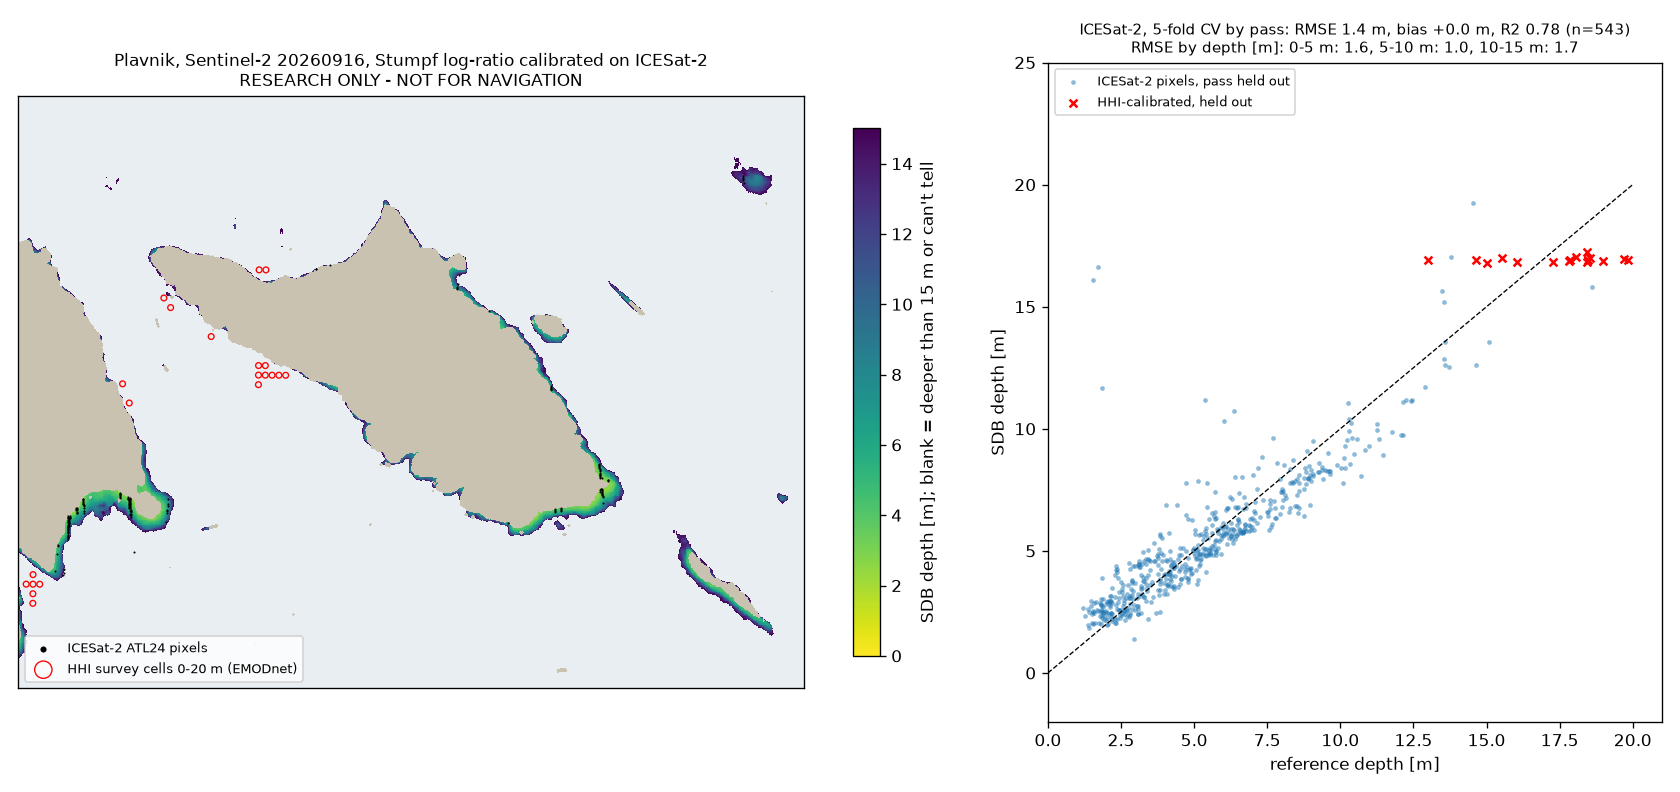

The Python source for this figure:
"""Satellite-derived bathymetry (SDB) prototype for Plavnik (Cres-Krk).

Stumpf et al. (2003) log-ratio: ratio = ln(n*B02) / ln(n*B03), depth = m1*ratio + m0,
calibrated (a) on EMODnet cells that come from a real echo-sounder survey and
(b) on ICESat-2 ATL24 laser bathymetry photons, validated by leaving whole ICESat-2 passes out.

Usage (from the repo root):
    python3 -m venv .venv-sdb && .venv-sdb/bin/pip install numpy rasterio matplotlib sliderule
    .venv-sdb/bin/python research/sdb/sdb_plavnik.py [SCENE_ID ...]

Downloads (cached in research/sdb/data/, not committed):
  * Sentinel-2 L2A B02/B03/B08 window from the public Element84 Earth Search STAC
    (AWS sentinel-cogs bucket, no login).
  * EMODnet Bathymetry DTM 2024 depth grid (WCS) and the source of each 0-20 m cell (REST).
  * ICESat-2 ATL24 bathymetry photons via the public SlideRule Earth service (no login).
Writes research/sdb/results.json and research/sdb/sdb_plavnik.png. The map layer for the whole
coast is built by sdb_hr.py.
"""
import json
import os
import sys
import time
import urllib.request
from pathlib import Path

os.environ.setdefault("GDAL_DISABLE_READDIR_ON_OPEN", "EMPTY_DIR")
os.environ.setdefault("AWS_NO_SIGN_REQUEST", "YES")

import numpy as np
import rasterio
from rasterio.transform import rowcol, xy
from rasterio.warp import transform, transform_bounds
from rasterio.windows import from_bounds

HERE = Path(__file__).resolve().parent
DATA = HERE / "data"
BBOX = (14.42, 44.91, 14.62, 45.03)  # lon/lat: Plavnik with the facing Cres and Krk coasts
SCENES = ["S2B_33TVK_20260916_0_L2A", "S2A_33TVK_20250918_1_L2A"]  # lowest NIR glint of the clear scenes screened
STAC = "https://earth-search.aws.element84.com/v1/collections/sentinel-2-l2a/items/"
WCS = ("https://ows.emodnet-bathymetry.eu/wcs?service=WCS&version=2.0.1&request=GetCoverage"
       "&coverageId=emodnet__mean&format=image/tiff"
       f"&subset=Lat({BBOX[1]},{BBOX[3]})&subset=Long({BBOX[0]},{BBOX[2]})")
# Only this source is an echo-sounder survey (Croatian Hydrographic Institute, multibeam +
# singlebeam 1951-2017, 225 m DTM, LAT). 'croatia2003' is EOMAP's own Sentinel-2 SDB, so
# calibrating on it would be circular; GEBCO2024 is a global interpolation.
SURVEYED = {"Pula_Rijeka_Cres_Dubrovnik"}
N = 1000.0          # Stumpf constant (keeps both logs positive for reflectance 0.001-0.1)
NIR_LAND = 0.02     # B08 reflectance above this = land / emergent rock
MIN_WATER_FRAC = 0.9  # an EMODnet cell is used only if >=90 % of its 10 m pixels are water
DEPTH_MAX = 20.0
MAP_MAX = 15.0        # the map stops here: only ~7 % of ICESat-2 calibration pixels are deeper than 10 m
IS2_MIN_CONF = 0.9    # ATL24 photon confidence; lower values let many false 'bottom' returns in
IS2_MIN_PHOTONS = 3   # photons needed in a 10 m pixel before its median depth is used
FALSE_BOTTOM_M = 30.0  # HHI survey deeper than this => an ICESat-2 'bottom' photon there is false
N_FOLDS = 5           # cross-validation folds, grouped by ICESat-2 pass (date + beam)


def fetch(url, path):
    if not path.exists():
        DATA.mkdir(exist_ok=True)
        urllib.request.urlretrieve(url, path)
    return path


def load_s2(scene):
    out = DATA / f"{scene}.tif"
    if not out.exists():
        item = json.load(urllib.request.urlopen(STAC + scene))
        # Earth Search sets earthsearch:boa_offset_applied=True: DN*1e-4 is already reflectance,
        # the -0.1 'offset' in raster:bands must NOT be applied again (it gives negative water).
        assert item["properties"].get("earthsearch:boa_offset_applied") is True
        bands, prof = [], None
        for key in ("blue", "green", "nir"):
            with rasterio.open(item["assets"][key]["href"]) as ds:
                win = from_bounds(*transform_bounds("EPSG:4326", ds.crs, *BBOX), ds.transform).round_offsets().round_lengths()
                bands.append(ds.read(1, window=win))
                if prof is None:
                    prof = dict(driver="GTiff", dtype="uint16", count=3, crs=ds.crs,
                                transform=ds.window_transform(win), height=bands[0].shape[0], width=bands[0].shape[1])
        DATA.mkdir(exist_ok=True)
        with rasterio.open(out, "w", **prof) as dst:
            dst.write(np.stack(bands))
    with rasterio.open(out) as ds:
        b, g, n = (ds.read(i).astype("f4") * 1e-4 for i in (1, 2, 3))
        return b, g, n, ds.transform, ds.crs


def load_icesat2():
    """ATL24 bathymetry photons (class 40) in BBOX: lon, lat, depth below the sea surface [m]."""
    out = DATA / "icesat2_atl24.csv"
    if not out.exists():
        from sliderule import sliderule  # only needed for the first download
        sliderule.init()
        x0, y0, x1, y1 = BBOX
        aoi = [dict(lon=x0, lat=y0), dict(lon=x1, lat=y0), dict(lon=x1, lat=y1), dict(lon=x0, lat=y1), dict(lon=x0, lat=y0)]
        gdf = sliderule.run("atl24x", {}, aoi=aoi)
        gdf = gdf[gdf["class_ph"] == 40]
        df = dict(lon=gdf.geometry.x.values, lat=gdf.geometry.y.values,
                  depth=(gdf["surface_h"] - gdf["ortho_h"]).values,  # ATL24 heights are refraction-corrected
                  confidence=gdf["confidence"].values,
                  track=[f"{t.date()}_gt{gt}" for t, gt in zip(gdf.index, gdf["gt"])])
        DATA.mkdir(exist_ok=True)
        with open(out, "w") as f:
            f.write("lon,lat,depth,confidence,track\n")
            for row in zip(*df.values()):
                f.write("%.7f,%.7f,%.3f,%.4f,%s\n" % row)
    a = np.genfromtxt(out, delimiter=",", names=True, dtype=None, encoding="utf-8")
    return a[np.isfinite(a["depth"])]


def icesat2_photons(ref):
    """Confident ATL24 photons, minus false bottoms: photons in an EMODnet cell that the HHI
    echo-sounder survey puts deeper than FALSE_BOTTOM_M (ATL24 does return isolated 'bottoms'
    at 8-16 m over 40-80 m deep water). Also returns the EMODnet cell of every photon."""
    a = load_icesat2()
    a = a[(a["confidence"] >= IS2_MIN_CONF) & (a["depth"] > 0)]
    r, c = (np.asarray(v) for v in rowcol(ref["transform"], a["lon"], a["lat"]))
    inb = (r >= 0) & (r < ref["shape"][0]) & (c >= 0) & (c < ref["shape"][1])
    a, cell = a[inb], (r * ref["shape"][1] + c)[inb]
    tag_sources(ref, np.unique(cell))
    false = np.isin(ref["src"][cell], list(SURVEYED)) & (ref["depth"][cell] > FALSE_BOTTOM_M)
    return a[~false], cell[~false], int(false.sum()), int(np.unique(cell[false]).size)


def icesat2_pixels(a, ratio, tr, crs):
    """Median ICESat-2 depth per 10 m Sentinel-2 pixel (>= IS2_MIN_PHOTONS photons)."""
    x, y = transform("EPSG:4326", crs, a["lon"], a["lat"])
    r, c = (np.asarray(v) for v in rowcol(tr, x, y))
    ok = (r >= 0) & (r < ratio.shape[0]) & (c >= 0) & (c < ratio.shape[1])
    pix, dep, trk = r[ok] * ratio.shape[1] + c[ok], a["depth"][ok], a["track"][ok]
    u, inv, cnt = np.unique(pix, return_inverse=True, return_counts=True)
    med = np.array([np.median(dep[inv == k]) for k in range(u.size)])
    first = np.array([trk[inv == k][0] for k in range(u.size)])
    keep = (cnt >= IS2_MIN_PHOTONS) & np.isfinite(ratio.ravel()[u])
    return dict(pix=u[keep], depth=med[keep], track=first[keep], ratio=ratio.ravel()[u[keep]],
                n_photons=int(dep.size), n_tracks=int(np.unique(first[keep]).size))


def icesat2_experiment(ref, ratio, tr, crs, r_deep):
    a, _, n_false, n_false_cells = icesat2_photons(ref)
    p = icesat2_pixels(a, ratio, tr, crs)
    tracks = np.unique(p["track"])
    fold_of = dict(zip(np.random.default_rng(0).permutation(tracks), np.arange(tracks.size) % N_FOLDS))
    fold = np.array([fold_of[t] for t in p["track"]])
    oof = np.full(p["depth"].size, np.nan)
    for k in range(N_FOLDS):
        m1, m0 = fit(p["ratio"][fold != k], p["depth"][fold != k])
        oof[fold == k] = m1 * p["ratio"][fold == k] + m0
    m1, m0 = fit(p["ratio"], p["depth"])
    res = dict(false_bottom_photons_removed=n_false, false_bottom_cells=n_false_cells, n_photons_used=p["n_photons"], n_pixels=int(p["depth"].size), n_tracks=p["n_tracks"],
               depth_p10_p50_p90=np.percentile(p["depth"], [10, 50, 90]).round(1).tolist(),
               r_pearson=float(np.corrcoef(p["ratio"], p["depth"])[0, 1]),
               cv_by_track=stats(oof, p["depth"]),
               cv_by_depth={f"{lo}-{hi} m": stats(oof[sel], p["depth"][sel])
                            for lo, hi in ((0, 5), (5, 10), (10, 15), (15, 25))
                            if (sel := (p["depth"] > lo) & (p["depth"] <= hi)).sum() >= 5},
               # the dangerous error for anchoring: SDB says deeper than it is
               n_sdb_deeper_by_2m=int((oof - p["depth"] > 2).sum()),
               n_sdb_deeper_by_5m=int((oof - p["depth"] > 5).sum()),
               model_all=dict(m1=float(m1), m0=float(m0)),
               max_resolvable_depth_m=float(m1 * r_deep + m0))
    return res, (m1, m0), dict(pix=p["pix"], depth=p["depth"], oof=oof)


def icesat2_vs_emodnet(ref):
    """How far each EMODnet source is from ICESat-2 (cell medians, confident photons, 0-20 m)."""
    a, cell, _, _ = icesat2_photons(ref)
    dep = a["depth"]
    out = {}
    cells = np.unique(cell)
    is2 = np.array([np.median(dep[cell == k]) for k in cells])
    # select on the ICESat-2 depth, not on EMODnet's, so cells EMODnet puts too deep are included
    sel = (is2 <= DEPTH_MAX) & (ref["depth"][cells] > 0)
    for s in set(ref["src"][cells[sel]]):
        m = sel & (ref["src"][cells] == s)
        if m.sum() >= 5:
            out[s or "(none)"] = stats(ref["depth"][cells[m]], is2[m])  # error = EMODnet - ICESat-2
    return out


def stumpf_ratio(b, g, nir):
    water = (nir < NIR_LAND) & (b > 0) & (g > 0)
    # drop the first water pixel next to land (mixed pixels, adjacency effect)
    land = ~water
    near = land.copy()
    near[1:] |= land[:-1]; near[:-1] |= land[1:]; near[:, 1:] |= land[:, :-1]; near[:, :-1] |= land[:, 1:]
    water &= ~near
    with np.errstate(invalid="ignore", divide="ignore"):
        r = np.log(N * b) / np.log(N * g)
    r[~water] = np.nan
    # 5x5 (50 m) median against sensor noise, striping and small waves; land stays NaN.
    win = np.lib.stride_tricks.sliding_window_view(np.pad(r, 2, constant_values=np.nan), (5, 5))
    with np.errstate(all="ignore"):
        import warnings
        warnings.simplefilter("ignore", RuntimeWarning)
        r = np.where(water, np.nanmedian(win.reshape(*r.shape, 25), axis=-1), np.nan)
    return r, water


def rest_source(lon, lat):
    """Source identifier of one EMODnet DTM cell, via the REST API (sequential, polite, retried)."""
    url = f"https://rest.emodnet-bathymetry.eu/depth_sample?geom=POINT({lon:.6f}%20{lat:.6f})"
    for attempt in range(6):
        try:
            r = json.load(urllib.request.urlopen(url, timeout=30))
            return (r.get("reference") or {}).get("identifier") or ""
        except Exception:
            time.sleep(5 * (attempt + 1))
    raise RuntimeError(url)


def emodnet_reference():
    """EMODnet DTM 2024 depth grid (WCS) plus the source of every 0-20 m cell (REST, cached).

    The WFS source_references polygons overlap and disagreed with the REST answer in a
    60-cell spot check, so the per-cell REST 'reference.identifier' is used instead.
    """
    tif = fetch(WCS, DATA / "emodnet_mean.tif")
    with rasterio.open(tif) as ds:
        elev, tr = ds.read(1), ds.transform
    rows, cols = np.indices(elev.shape)
    lon, lat = (np.asarray(v) for v in xy(tr, rows.ravel(), cols.ravel()))
    depth = -elev.ravel()
    ref = dict(lon=lon, lat=lat, depth=depth, src=np.full(depth.size, "", dtype=object), transform=tr, shape=elev.shape)
    tag_sources(ref, np.flatnonzero((depth > 0) & (depth <= DEPTH_MAX)))
    return ref


def tag_sources(ref, cells):
    """Fill ref['src'] for the given cell indices from the REST API, cached on disk."""
    cache_path = DATA / "emodnet_sources_rest.json"
    cache = json.loads(cache_path.read_text()) if cache_path.exists() else {}
    for k, i in enumerate(cells):
        key = f"{ref['lon'][i]:.6f},{ref['lat'][i]:.6f}"
        if key not in cache:
            cache[key] = rest_source(ref["lon"][i], ref["lat"][i])
            time.sleep(0.15)
            if k % 200 == 0:
                cache_path.write_text(json.dumps(cache))
                print(f"EMODnet REST {k}/{len(cells)}", file=sys.stderr, flush=True)
        ref["src"][i] = cache[key]
    cache_path.write_text(json.dumps(cache))


def cell_ratios(ref, ratio, water, s2_tr, s2_crs):
    """Median Stumpf ratio of the S2 pixels inside every EMODnet cell (cells are ~115 x 80 m)."""
    rows, cols = np.indices(ratio.shape)
    x, y = xy(s2_tr, rows.ravel(), cols.ravel())
    lon, lat = transform(s2_crs, "EPSG:4326", x, y)
    r, c = rowcol(ref["transform"], lon, lat)
    cell = np.asarray(r) * ref["shape"][1] + np.asarray(c)
    ok = (np.asarray(r) >= 0) & (np.asarray(r) < ref["shape"][0]) & (np.asarray(c) >= 0) & (np.asarray(c) < ref["shape"][1])
    cell, wat, rat = cell[ok], water.ravel()[ok], ratio.ravel()[ok]
    n_all = np.bincount(cell, minlength=ref["depth"].size)
    n_wat = np.bincount(cell, weights=wat, minlength=ref["depth"].size)
    med = np.full(ref["depth"].size, np.nan)
    order = np.argsort(cell[wat]); cw, rw = cell[wat][order], rat[wat][order]
    starts = np.r_[0, np.flatnonzero(np.diff(cw)) + 1]
    for s, e in zip(starts, np.r_[starts[1:], len(cw)]):
        med[cw[s]] = np.median(rw[s:e])
    frac = np.divide(n_wat, n_all, out=np.zeros_like(n_wat), where=n_all > 0)
    return med, frac


def fit(r, d):
    m1, m0 = np.polyfit(r, d, 1)
    return m1, m0


def stats(pred, obs):
    e = pred - obs
    return dict(n=int(e.size), rmse=float(np.sqrt(np.mean(e ** 2))), bias=float(np.mean(e)),
                mae=float(np.mean(np.abs(e))), p95_abs=float(np.percentile(np.abs(e), 95)), r2=float(1 - np.sum(e ** 2) / np.sum((obs - obs.mean()) ** 2)))


def run(scene, ref):
    b, g, nir, tr, crs = load_s2(scene)
    ratio, water = stumpf_ratio(b, g, nir)
    med, frac = cell_ratios(ref, ratio, water, tr, crs)
    base = (frac >= MIN_WATER_FRAC) & np.isfinite(med) & (ref["depth"] > 0) & (ref["depth"] <= DEPTH_MAX)
    sel = base & np.isin(ref["src"], list(SURVEYED))
    idx = np.flatnonzero(sel)
    res = dict(scene=scene, n_surveyed_0_20=int(idx.size),
               n_by_source_0_20={s: int((base & (ref["src"] == s)).sum()) for s in set(ref["src"][base])})
    if idx.size < 10:
        res["verdict"] = "too few surveyed points to calibrate"
        return res, ratio, water, tr, crs, None
    d, r = ref["depth"][idx], med[idx]
    # Hold-out 1: random 30 %. Hold-out 2: spatial, west vs east of the median longitude
    # (neighbouring 115 m cells are correlated, so the random split is optimistic).
    rng = np.random.default_rng(0)
    test = np.zeros(idx.size, bool); test[rng.choice(idx.size, max(3, idx.size * 3 // 10), replace=False)] = True
    m1, m0 = fit(r[~test], d[~test])
    res["random_holdout"] = stats(m1 * r[test] + m0, d[test])
    lon = ref["lon"][idx]; east = lon > np.median(lon)
    sp = []
    for tr_mask in (east, ~east):
        a1, a0 = fit(r[~tr_mask], d[~tr_mask])
        sp.append(stats(a1 * r[tr_mask] + a0, d[tr_mask]))
    res["spatial_holdout_west_east"] = sp
    m1, m0 = fit(r, d)
    res["model_all"] = dict(m1=float(m1), m0=float(m0), r_pearson=float(np.corrcoef(r, d)[0, 1]),
                            in_sample=stats(m1 * r + m0, d))
    res["survey_depth_p0_p10_p50_p90_p100"] = np.percentile(d, [0, 10, 50, 90, 100]).round(1).tolist()
    # Experiment B: calibrate on EOMAP's Sentinel-2 SDB ('croatia2003', NOT a survey) and test the
    # result on the independent HHI survey cells. Shows whether the ratio has usable shape at all.
    eo = np.flatnonzero(base & (ref["src"] == "croatia2003"))
    b1, b0 = fit(med[eo], ref["depth"][eo])
    res["eomap_calibrated"] = dict(m1=float(b1), m0=float(b0), n_calib=int(eo.size),
                                   r_pearson_ratio_vs_eomap=float(np.corrcoef(med[eo], ref["depth"][eo])[0, 1]),
                                   vs_hhi_survey=stats(b1 * r + b0, d))
    # Optically deep limit: ratio of cells that are certainly deep (EMODnet > 50 m, any source).
    # Pixels with a ratio at or above the 10th percentile of that are indistinguishable from deep water.
    deep = (frac >= MIN_WATER_FRAC) & np.isfinite(med) & (ref["depth"] > 50)
    r_deep = float(np.percentile(med[deep], 10))
    res["deep_water_ratio_p10_p50"] = [r_deep, float(np.median(med[deep]))]
    res["max_resolvable_depth_m"] = dict(eomap_model=float(b1 * r_deep + b0))
    res["hhi_cells_beyond_optical_limit"] = int((r >= r_deep).sum())
    res["icesat2"], is2_model, is2_pts = icesat2_experiment(ref, ratio, tr, crs, r_deep)
    res["calib_points"] = dict(lon=lon.tolist(), lat=ref["lat"][idx].tolist(), depth=d.tolist(), ratio=r.tolist(),
                               test=test.tolist())
    return res, ratio, water, tr, crs, dict(survey=(m1, m0), eomap=(b1, b0), icesat2=is2_model, is2_pts=is2_pts, r_deep=r_deep)


def plot(res, ratio, water, tr, crs, models, out):
    import matplotlib
    matplotlib.use("Agg")
    import matplotlib.pyplot as plt
    from matplotlib.colors import ListedColormap

    fig, (ax, ax2) = plt.subplots(1, 2, figsize=(14, 6.6), gridspec_kw=dict(width_ratios=[1.6, 1]))
    h, w = ratio.shape
    ext = (tr.c, tr.c + tr.a * w, tr.f + tr.e * h, tr.f)
    ax.set_facecolor("#e8eef2")
    ax.imshow(np.where(water, np.nan, 1.0), extent=ext, cmap=ListedColormap(["#c9c2b0"]), interpolation="nearest")
    # Map: calibrated on ICESat-2 (the only reference with real shallow depths here).
    m1, m0 = models["icesat2"]
    depth = m1 * ratio + m0
    depth[(depth < 0) | (depth > MAP_MAX) | (ratio >= models["r_deep"])] = np.nan
    im = ax.imshow(depth, extent=ext, cmap="viridis_r", vmin=0, vmax=MAP_MAX, interpolation="nearest")
    fig.colorbar(im, ax=ax, shrink=0.8, label=f"SDB depth [m]; blank = deeper than {MAP_MAX:.0f} m or can't tell")
    pts = models["is2_pts"]
    rr, cc = np.divmod(pts["pix"], w)
    ax.scatter(tr.c + (cc + 0.5) * tr.a, tr.f + (rr + 0.5) * tr.e, s=1.5, c="k", lw=0, label="ICESat-2 ATL24 pixels")
    cp = res["calib_points"]
    x, y = transform("EPSG:4326", crs, cp["lon"], cp["lat"])
    ax.scatter(x, y, s=12, facecolors="none", edgecolors="red", lw=0.8, label="HHI survey cells 0-20 m (EMODnet)")
    ax.legend(loc="lower left", fontsize=8, markerscale=3)
    (x0, x1), (y0, y1) = transform("EPSG:4326", crs, [14.465, 14.585], [44.935, 45.0])
    ax.set(xlim=(x0, x1), ylim=(y0, y1), xticks=[], yticks=[])
    ax.set_title(f"Plavnik, Sentinel-2 {res['scene'][10:18]}, Stumpf log-ratio calibrated on ICESat-2\n"
                 "RESEARCH ONLY - NOT FOR NAVIGATION", fontsize=10)

    ax2.scatter(pts["depth"], pts["oof"], s=8, c="tab:blue", alpha=0.5, lw=0, label="ICESat-2 pixels, pass held out")
    d, r = np.array(cp["depth"]), np.array(cp["ratio"])
    s1, s0 = models["survey"]
    t = np.array(cp["test"])
    ax2.scatter(d[t], s1 * r[t] + s0, s=22, marker="x", c="red", label="HHI-calibrated, held out")
    ax2.plot([0, DEPTH_MAX], [0, DEPTH_MAX], "k--", lw=0.8)
    ax2.set(xlim=(0, DEPTH_MAX + 1), ylim=(-2, 25), xlabel="reference depth [m]", ylabel="SDB depth [m]")
    cv = res["icesat2"]["cv_by_track"]
    band = res["icesat2"]["cv_by_depth"]
    lines = ", ".join(f"{k}: {v['rmse']:.1f}" for k, v in band.items())
    ax2.set_title(f"ICESat-2, {N_FOLDS}-fold CV by pass: RMSE {cv['rmse']:.1f} m, bias {cv['bias']:+.1f} m, "
                  f"R2 {cv['r2']:.2f} (n={cv['n']})\nRMSE by depth [m]: {lines}", fontsize=9)
    ax2.legend(fontsize=8, loc="upper left")
    fig.tight_layout()
    fig.savefig(out, dpi=120)


def main(scenes):
    ref = emodnet_reference()
    allres = []
    for i, scene in enumerate(scenes):
        res, ratio, water, tr, crs, models = run(scene, ref)
        if i == 0 and models:
            plot(res, ratio, water, tr, crs, models, HERE / "sdb_plavnik.png")
        res.pop("calib_points", None)
        allres.append(res)
        print(json.dumps(res, indent=1))
    out = dict(scenes=allres, icesat2_vs_emodnet_error_m=icesat2_vs_emodnet(ref))
    print(json.dumps(out["icesat2_vs_emodnet_error_m"], indent=1))
    (HERE / "results.json").write_text(json.dumps(out, indent=1) + "\n")


if __name__ == "__main__":
    main(sys.argv[1:] or SCENES)
